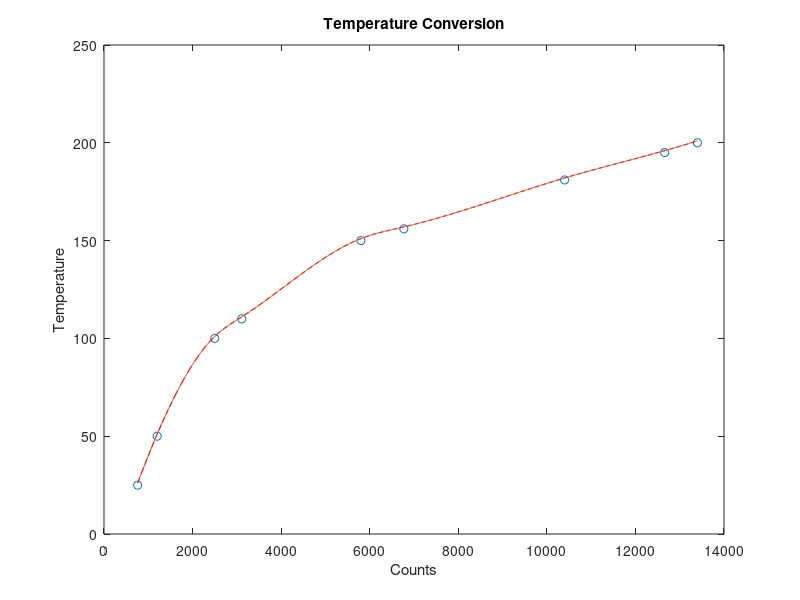

This chart was generated by the following MATLAB code:
clc
clear all

%Temperature Conversion Data

Temperatures = [25, 50, 100, 110, 150, 156, 181, 195, 200];
Counts = [760, 1200, 2500, 3110, 5800, 6770, 10400, 12660, 13400];
counts = 760:10:13400;
spl = spline(Counts, Temperatures);
spl2 = spl;
spl2.coefs(:,end) = spl2.coefs(:,end) + 1;
plot(Counts, Temperatures, 'o', counts, fnval(spl, counts) + 1, '-');
title('Temperature Conversion');
xlabel('Counts');
ylabel('Temperature');
hold on
plot(counts, fnval(spl2,counts), 'r--');






